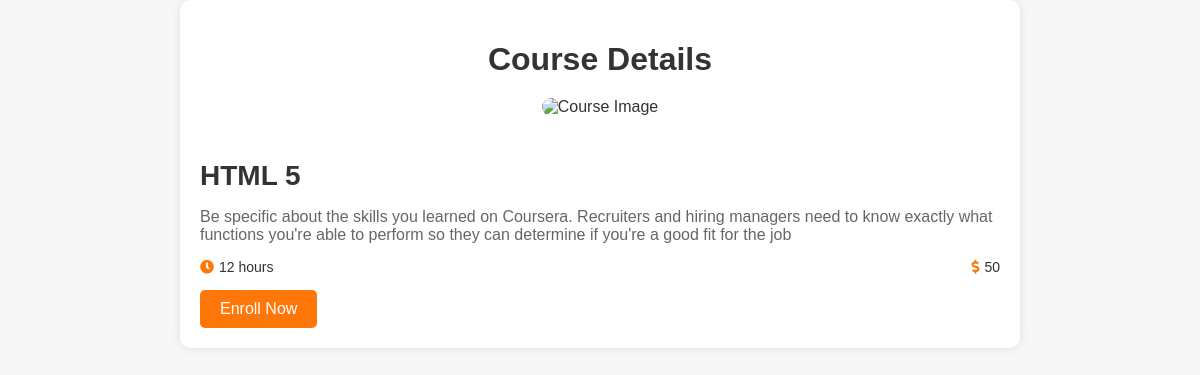
Screenshot of /course-details.php?id=1 with the database file from the repository.
### tables this page shows
CREATE TABLE `courses` (
  `Course Title` varchar(50) NOT NULL,
  `Course Duration` int(11) NOT NULL,
  `Course Description` varchar(255) NOT NULL,
  `Course Price` int(11) NOT NULL,
  `Number of lessons` int(11) NOT NULL,
  `Number of Quizes` int(11) NOT NULL,
  `Tracks` varchar(11) NOT NULL,
  `course_id` int(11) NOT NULL,
  `is_progress` tinyint(1) NOT NULL,
  `instructor_id` int(11) NOT NULL
);

### course-details.php (the view, shortened to what this page needs)
<?php
$servername = "localhost";
$username = "root";
$password = "";
$dbname = "academya";
$conn = new mysqli($servername, $username, $password, $dbname);
$course_id = isset($_GET['id']) ? intval($_GET['id']) : 0;
$sql = "SELECT * FROM courses WHERE course_id = $course_id";
$result = $conn->query($sql);
if ($result->num_rows > 0) {
    $course = $result->fetch_assoc();
} else {
    echo "Course not found";
    exit;
}
?>
<!DOCTYPE html>
<html lang="en">
<head>
    <link rel="stylesheet" href="https://cdnjs.cloudflare.com/ajax/libs/font-awesome/5.15.4/css/all.min.css">
</head>
<body>
    <div class="container">
        <h1 class="title">Course Details</h1>
        <div class="course-detail">
            <div class="course-img">
                <img src="path/to/course/image.jpg" alt="Course Image">
            </div>
            <div class="course-info">
                <h2 class="course-title"><?php echo htmlspecialchars($course['Course Title']); ?></h2>
                <p class="course-description"><?php echo htmlspecialchars($course['Course Description']); ?></p>
                <div class="course-meta">
                    <div>
                        <i class="fas fa-clock"></i>
                        <span><?php echo htmlspecialchars($course['Course Duration']); ?> hours</span>
                    </div>
                    <div>
                        <i class="fas fa-dollar-sign"></i>
                        <span><?php echo htmlspecialchars($course['Course Price']); ?></span>
                    </div>
                </div>
                <div class="course-actions">
                    <a href="#">Enroll Now</a>
                </div>
            </div>
        </div>
    </div>
</body>
</html>

### course-details.php (style rules this page uses)
body { margin: 0; padding: 0; font-family: Arial, sans-serif; background-color: #f7f7f7; color: #333; }
.container { max-width: 800px; margin: auto; padding: 20px; background-color: #fff; border-radius: 10px; box-shadow: 0 0 10px rgba(0, 0, 0, 0.1); }
.title { text-align: center; font-size: 32px; margin-bottom: 20px; }
.course-detail { text-align: center; }
.course-img img { width: 100%; height: 300px; object-fit: cover; border-radius: 10px; margin-bottom: 20px; }
.course-info { text-align: left; }
.course-title { font-size: 28px; margin-bottom: 10px; }
.course-description { margin-bottom: 15px; color: #666; }
.course-meta { display: flex; justify-content: space-between; margin-bottom: 15px; }
.course-meta div { display: flex; align-items: center; font-size: 14px; }
.course-meta i { margin-right: 5px; color: #ff7708; }
.course-actions a { display: inline-block; padding: 10px 20px; background: #ff7708; color: #fff; border-radius: 5px; text-decoration: none; transition: background 0.3s; }

### rows the page displays
courses: Course Title "HTML 5", Course Description "Be specific about the skills you learned on Coursera. Recruiters and hiring managers need to know exactly what functions you're able to perform so they can determine if you're a good fit for the job", Course Duration "12", Course Price "50"
